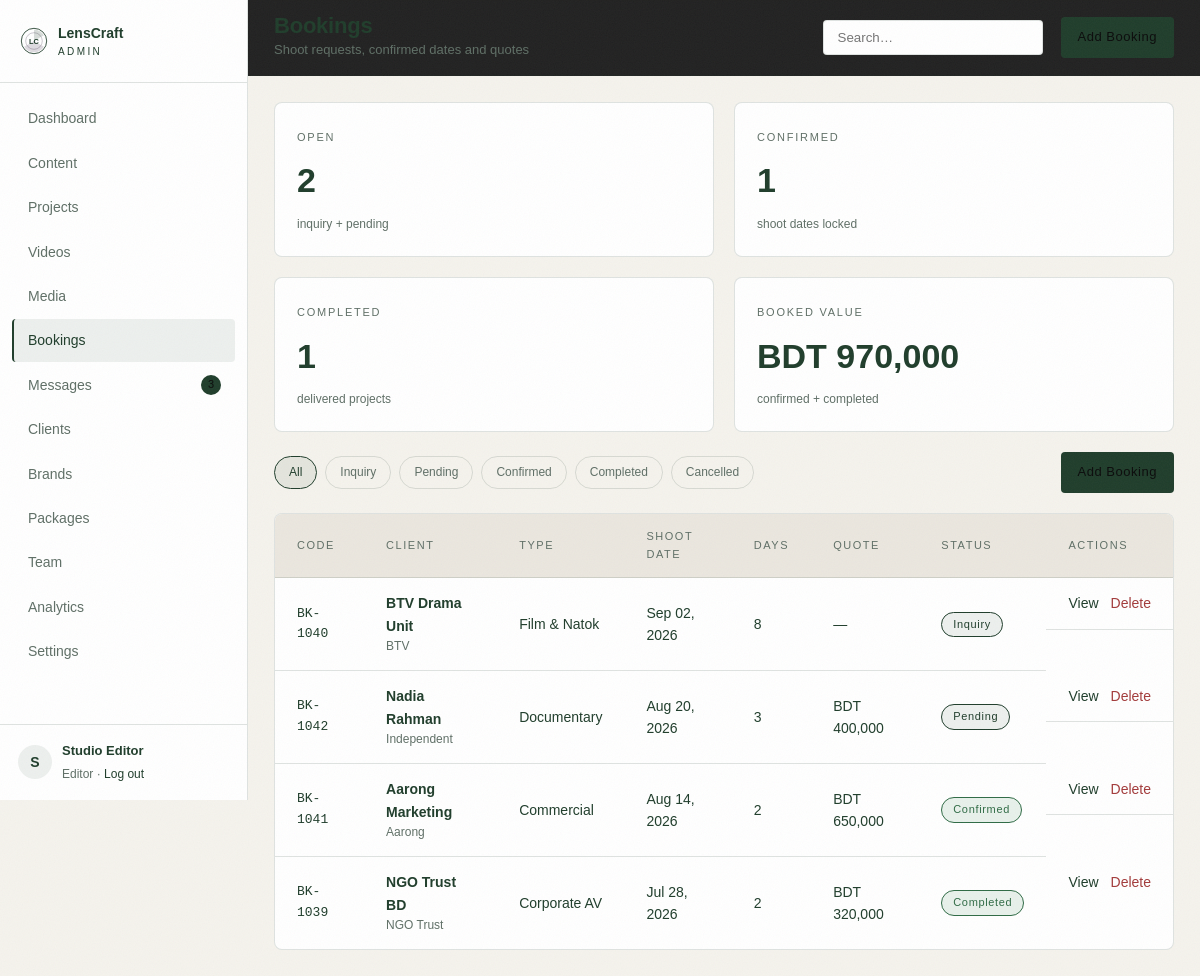
The page /admin/bookings (signed in) on the database its author committed.
### tables this page shows
CREATE TABLE IF NOT EXISTS users (
  id            INT UNSIGNED NOT NULL AUTO_INCREMENT,
  name          VARCHAR(120) NOT NULL,
  email         VARCHAR(160) NOT NULL,
  password_hash VARCHAR(255) NOT NULL,
  role          ENUM('owner','editor') NOT NULL DEFAULT 'editor',
  phone         VARCHAR(40)  NULL,
  last_login_at DATETIME     NULL,
  created_at    DATETIME     NOT NULL DEFAULT CURRENT_TIMESTAMP,
  PRIMARY KEY (id),
  UNIQUE KEY uniq_users_email (email)
);

CREATE TABLE IF NOT EXISTS bookings (
  id             INT UNSIGNED NOT NULL AUTO_INCREMENT,
  code           VARCHAR(20)  NOT NULL,
  client_id      INT UNSIGNED NULL,
  client_name    VARCHAR(160) NOT NULL,
  organisation   VARCHAR(160) NULL,
  email          VARCHAR(160) NULL,
  phone          VARCHAR(40)  NULL,
  project_type   VARCHAR(60)  NOT NULL DEFAULT 'Documentary',
  shoot_date     DATE         NULL,
  shoot_days     TINYINT UNSIGNED NOT NULL DEFAULT 1,
  location       VARCHAR(180) NULL,
  brief          TEXT         NULL,
  budget         DECIMAL(12,2) NOT NULL DEFAULT 0,
  quote_total    DECIMAL(12,2) NOT NULL DEFAULT 0,
  status         ENUM('inquiry','pending','confirmed','completed','cancelled') NOT NULL DEFAULT 'inquiry',
  internal_notes TEXT         NULL,
  source         VARCHAR(40)  NOT NULL DEFAULT 'website',
  package_id     INT UNSIGNED NULL,
  created_at     DATETIME NOT NULL DEFAULT CURRENT_TIMESTAMP,
  updated_at     DATETIME NOT NULL DEFAULT CURRENT_TIMESTAMP,
  PRIMARY KEY (id),
  UNIQUE KEY uniq_booking_code (code),
  KEY idx_booking_status (status),
  KEY idx_booking_date (shoot_date),
  KEY idx_booking_package (package_id)
);

### app/Controllers/Controller.php (called while the page is built, shortened)
<?php
abstract class Controller
{
    protected function admin(string $template, array $data = []): void
    {
        $data['user'] = Auth::user();
        $data['settings'] = Settings::all();
        render($template, $data, 'admin');
    }
}

### app/Controllers/Admin/BookingController.php (called while the page is built, shortened)
<?php
class BookingController extends Controller
{
    public function index(): void
    {
        $status = (string) request('status', '');
        $search = (string) request('q', '');
        $this->admin('admin.bookings.index', [
            'pageTitle'    => 'Bookings',
            'pageSubtitle' => 'Shoot requests, confirmed dates and quotes',
            'actionLabel'  => 'Add Booking',
            'actionUrl'    => url('/admin/bookings/create'),
            'activeNav'    => 'bookings',
            'bookings'     => Booking::filtered($status, $search),
            'stats'        => Booking::stats(),
            'status'       => $status,
            'search'       => $search,
        ]);
    }
}

### public/index.php (called while the page is built, shortened)
<?php
require __DIR__ . '/../app/bootstrap.php';
$router = new Router();
$path = parse_url($_SERVER['REQUEST_URI'] ?? '/', PHP_URL_PATH) ?: '/';
try {
    $router->dispatch($_SERVER['REQUEST_METHOD'] ?? 'GET', $path);
} catch (Throwable $e) {
    if (config('app_debug')) {
        http_response_code(500);
        echo '<pre style="background:#0B0B0B;color:#F5F5F5;padding:24px;font:13px/1.6 monospace">';
        echo e($e->getMessage()) . "\n\n" . e($e->getTraceAsString());
        echo '</pre>';
        exit;
    }
    error_log($e->getMessage());
    http_response_code(500);
    echo view('site.500', [], 'site');
}

### app/config.php (called while the page is built)
<?php
return array_merge([
    'app_name'    => 'LensCraft Production',
    'app_env'     => 'local',
    'app_debug'   => true,
    'base_url'    => '',
    'db' => [
        'host'    => '127.0.0.1',
        'port'    => 3306,
        'name'    => 'lenscraft',
        'user'    => 'root',
        'pass'    => '',
        'charset' => 'utf8mb4',
    ],
    'uploads' => [
        'video_dir'   => __DIR__ . '/../public/uploads/videos',
        'image_dir'   => __DIR__ . '/../public/uploads/images',
        'thumb_dir'   => __DIR__ . '/../public/uploads/thumbs',
        'temp_dir'    => __DIR__ . '/../storage/temp',
        'max_video'   => 2 * 1024 * 1024 * 1024,
        'max_image'   => 12 * 1024 * 1024,
        'chunk_size'  => 4 * 1024 * 1024,
        'video_types' => ['video/mp4', 'video/quicktime', 'video/x-matroska', 'video/webm'],
        'image_types' => ['image/jpeg', 'image/png', 'image/webp', 'image/gif', 'image/svg+xml'],
        'doc_types'   => ['application/pdf', 'text/plain'],
    ],
    'session_name' => 'lenscraft_admin',
    'timezone'     => 'Asia/Dhaka',
], file_exists(__DIR__ . '/config.local.php') ? require __DIR__ . '/config.local.php' : []);

### app/Support/Database.php (called while the page is built, shortened)
<?php
class Database
{
    private static ?PDO $pdo = null;
    public static function pdo(): PDO
    {
        if (self::$pdo instanceof PDO) {
            return self::$pdo;
        }
        $cfg = config('db');
        $dsn = sprintf('mysql:host=%s;port=%d;dbname=%s;charset=%s', $cfg['host'], $cfg['port'], $cfg['name'], $cfg['charset']);
        try {
            self::$pdo = new PDO($dsn, $cfg['user'], $cfg['pass'], [
                PDO::ATTR_ERRMODE            => PDO::ERRMODE_EXCEPTION,
                PDO::ATTR_DEFAULT_FETCH_MODE => PDO::FETCH_ASSOC,
                PDO::ATTR_EMULATE_PREPARES   => false,
            ]);
        } catch (PDOException $e) {
            throw new RuntimeException(
                'Database connection failed. Start MySQL in XAMPP and import database/schema.sql. (' . $e->getMessage() . ')',
                0,
                $e
            );
        }
        return self::$pdo;
    }
    public static function run(string $sql, array $params = []): PDOStatement
    {
        $stmt = self::pdo()->prepare($sql);
        $stmt->execute($params);
        return $stmt;
    }
    public static function all(string $sql, array $params = []): array
    {
        return self::run($sql, $params)->fetchAll();
    }
    public static function first(string $sql, array $params = []): ?array
    {
        $row = self::run($sql, $params)->fetch();
        return $row === false ? null : $row;
    }
    public static function value(string $sql, array $params = [], mixed $default = null): mixed
    {
        $value = self::run($sql, $params)->fetchColumn();
        return $value === false ? $default : $value;
    }
}

### app/Models/Booking.php (called while the page is built, shortened)
<?php
class Booking
{
    public static function filtered(string $status = '', string $search = ''): array
    {
        $sql = 'SELECT * FROM bookings WHERE 1 = 1';
        $params = [];
        $sql .= ' ORDER BY COALESCE(shoot_date, created_at) DESC, id DESC';
        return Database::all($sql, $params);
    }
}

### app/bootstrap.php (called while the page is built, shortened)
<?php
require __DIR__ . '/helpers.php';
spl_autoload_register(static function (string $class): void {
    $relative = str_replace('\\', DIRECTORY_SEPARATOR, substr($class, 4));
    $file = __DIR__ . DIRECTORY_SEPARATOR . $relative . '.php';
});

### app/Models/Message.php (called while the page is built, shortened)
<?php
class Message
{
    public static function unreadCount(): int
    {
        return (int) Database::value('SELECT COUNT(*) FROM messages WHERE status = "unread"', [], 0);
    }
}

### app/Support/Auth.php (called while the page is built, shortened)
<?php
class Auth
{
    public static function user(): ?array
    {
        static $cached = null;
        if ($cached === null) {
            $cached = Database::first('SELECT * FROM users WHERE id = ? LIMIT 1', [$_SESSION['user_id']]);
        }
        return $cached;
    }
}

### app/Views/admin/bookings/index.php (the view, shortened to what this page needs)
<div class="stat-row">
    <article class="card stat"><span class="stat__label">OPEN</span><strong class="stat__value"><?= number_format($stats['open']) ?></strong><span class="stat__meta">inquiry + pending</span></article>
    <article class="card stat"><span class="stat__label">CONFIRMED</span><strong class="stat__value"><?= number_format($stats['by_status']['confirmed']) ?></strong><span class="stat__meta">shoot dates locked</span></article>
    <article class="card stat"><span class="stat__label">COMPLETED</span><strong class="stat__value"><?= number_format($stats['by_status']['completed']) ?></strong><span class="stat__meta">delivered projects</span></article>
    <article class="card stat"><span class="stat__label">BOOKED VALUE</span><strong class="stat__value"><?= e(money($stats['revenue'])) ?></strong><span class="stat__meta">confirmed + completed</span></article>
</div>
<div class="toolbar">
    <div class="chips">
        <?php foreach (['' => 'All', 'inquiry' => 'Inquiry', 'pending' => 'Pending', 'confirmed' => 'Confirmed', 'completed' => 'Completed', 'cancelled' => 'Cancelled'] as $key => $label): ?>
            <a class="chip <?= $status === $key ? 'is-active' : '' ?>" href="<?= url('/admin/bookings') ?><?= $key ? '?status=' . $key : '' ?>"><?= e($label) ?></a>
        <?php endforeach; ?>
    </div>
    <a class="btn btn--primary btn--sm" href="<?= url('/admin/bookings/create') ?>">Add Booking</a>
</div>
<article class="card card--flush">
    <table class="table table--wide">
        <thead>
        <tr><th>Code</th><th>Client</th><th>Type</th><th>Shoot date</th><th>Days</th><th>Quote</th><th>Status</th><th class="right">Actions</th></tr>
        </thead>
        <tbody>
        <?php foreach ($bookings as $booking): ?>
            <tr>
                <td class="mono"><?= e($booking['code']) ?></td>
                <td>
                    <strong><?= e($booking['client_name']) ?></strong>
                    <small><?= e($booking['organisation'] ?: $booking['email']) ?></small>
                </td>
                <td><?= e($booking['project_type']) ?></td>
                <td><?= e(date_pretty($booking['shoot_date'])) ?></td>
                <td><?= (int) $booking['shoot_days'] ?></td>
                <td><?= e($booking['quote_total'] > 0 ? money($booking['quote_total']) : '—') ?></td>
                <td><span class="badge badge--<?= e(status_tone($booking['status'])) ?>"><?= e(ucfirst($booking['status'])) ?></span></td>
                <td class="right actions">
                    <a class="link" href="<?= url('/admin/bookings/' . $booking['id']) ?>">View</a>
                    <form method="post" action="<?= url('/admin/bookings/' . $booking['id'] . '/delete') ?>" data-confirm="Delete booking <?= e($booking['code']) ?>?">
                        <button class="link link--danger" type="submit">Delete</button>
                    </form>
                </td>
            </tr>
        <?php endforeach; ?>
        </tbody>
    </table>
</article>

### app/Support/Router.php (shortened to what this page needs)
<?php
class Router
{
    private array $routes = ['GET' => [], 'POST' => []];
    private function add(string $method, string $path, callable|string $handler): void
    {
        $params = [];
        $pattern = preg_replace_callback('~\{(\w+)\}~', static function (array $m) use (&$params): string {
            $params[] = $m[1];
            return '([^/]+)';
        }, '/' . trim($path, '/'));
        $this->routes[$method][] = [
            'pattern' => '~^' . rtrim((string) $pattern, '/') . '/?$~',
            'handler' => $handler,
            'params'  => $params,
        ];
    }
    public function dispatch(string $method, string $path): void
    {
        $path = '/' . trim($path, '/');
        $method = $method === 'POST' ? 'POST' : 'GET';
        foreach ($this->routes[$method] as $route) {
            if (preg_match($route['pattern'], $path, $matches)) {
                array_shift($matches);
                $this->call($route['handler'], $matches);
                return;
            }
        }
    }
    private function call(callable|string $handler, array $args): void
    {
        if (is_string($handler)) {
            [$class, $method] = explode('@', $handler);
            $controller = new $class();
            $controller->{$method}(...$args);
            return;
        }
    }
}

### app/Views/layouts/admin.php (shortened to what this page needs)
<?php
$user = $user ?? [];
$activeNav = $activeNav ?? '';
$unread = Message::unreadCount();
$navItems = [
    ['key' => 'dashboard', 'label' => 'Dashboard', 'url' => url('/admin')],
    ['key' => 'content',   'label' => 'Content',   'url' => url('/admin/content')],
    ['key' => 'projects',  'label' => 'Projects',  'url' => url('/admin/projects')],
    ['key' => 'videos',    'label' => 'Videos',    'url' => url('/admin/videos')],
    ['key' => 'media',     'label' => 'Media',     'url' => url('/admin/media')],
    ['key' => 'bookings',  'label' => 'Bookings',  'url' => url('/admin/bookings')],
    ['key' => 'messages',  'label' => 'Messages',  'url' => url('/admin/messages'), 'badge' => $unread],
    ['key' => 'clients',   'label' => 'Clients',   'url' => url('/admin/clients')],
    ['key' => 'brands',    'label' => 'Brands',    'url' => url('/admin/brands')],
    ['key' => 'packages',  'label' => 'Packages',  'url' => url('/admin/packages')],
    ['key' => 'team',      'label' => 'Team',      'url' => url('/admin/team')],
    ['key' => 'analytics', 'label' => 'Analytics', 'url' => url('/admin/analytics')],
    ['key' => 'settings',  'label' => 'Settings',  'url' => url('/admin/settings')],
];
?>
<!doctype html>
<html lang="en">
<head>
    <link rel="stylesheet" href="<?= asset('css/site.css') ?>">
    <link rel="stylesheet" href="<?= asset('css/admin.css') ?>">
</head>
<body class="admin">
<aside class="sidebar" id="sidebar">
    <a class="sidebar__brand" href="<?= url('/admin') ?>">
        <img src="<?= asset('img/logo.svg') ?>" alt="" width="28" height="28">
        <span>LensCraft<small>ADMIN</small></span>
    </a>
    <nav class="sidebar__nav">
        <?php foreach ($navItems as $item): ?>
            <a href="<?= $item['url'] ?>" class="<?= $activeNav === $item['key'] ? 'is-active' : '' ?>">
                <?= e($item['label']) ?>
                <?php if (!empty($item['badge'])): ?><i class="dot"><?= (int) $item['badge'] ?></i><?php endif; ?>
            </a>
        <?php endforeach; ?>
    </nav>
    <div class="sidebar__user">
        <span class="avatar"><?= e(mb_substr($user['name'] ?? 'A', 0, 1)) ?></span>
        <div>
            <strong><?= e($user['name'] ?? 'Admin') ?></strong>
            <small><?= e(ucfirst($user['role'] ?? 'editor')) ?> · <a href="<?= url('/admin/logout') ?>">Log out</a></small>
        </div>
    </div>
</aside>
<div class="main">
    <header class="topbar">
        <div class="topbar__title">
            <h1><?= e($pageTitle ?? 'Dashboard') ?></h1>
            <p><?= e($pageSubtitle ?? '') ?></p>
        </div>
        <form class="topbar__search" method="get" action="<?= e(strtok($_SERVER['REQUEST_URI'] ?? url('/admin'), '?')) ?>">
            <input type="search" name="q" value="<?= e((string) request('q', '')) ?>" placeholder="Search…">
        </form>
        <?php if (!empty($actionLabel)): ?>
            <a class="btn btn--primary btn--sm" href="<?= e($actionUrl ?? '#') ?>"><?= e($actionLabel) ?></a>
        <?php endif; ?>
    </header>
    <div class="content">
        <?= $content ?>
    </div>
</div>
</body>
</html>

### rows shown on the page
users: name "S", name "Studio Editor", role "Editor"
bookings: code "BK-1040", client_name "BTV Drama Unit", organisation "BTV", project_type "Film & Natok", shoot_date "Sep 02, 2026", shoot_days "8", quote_total "—", status "Inquiry"
bookings: code "BK-1042", client_name "Nadia Rahman", organisation "Independent", project_type "Documentary", shoot_date "Aug 20, 2026", shoot_days "3", quote_total "BDT 400,000", status "Pending"
bookings: code "BK-1041", client_name "Aarong Marketing", organisation "Aarong", project_type "Commercial", shoot_date "Aug 14, 2026", shoot_days "2", quote_total "BDT 650,000", status "Confirmed"
bookings: code "BK-1039", client_name "NGO Trust BD", organisation "NGO Trust", project_type "Corporate AV", shoot_date "Jul 28, 2026", shoot_days "2", quote_total "BDT 320,000", status "Completed"

### other values the page prints
$item['label'] "Dashboard"
$item['label'] "Content"
$item['label'] "Projects"
$item['label'] "Videos"
$item['label'] "Media"
$item['label'] "Bookings"
$item['label'] "Messages"
$item['badge'] "3"
$item['label'] "Clients"
$item['label'] "Brands"
$item['label'] "Packages"
$item['label'] "Team"
$item['label'] "Analytics"
$item['label'] "Settings"
$label "All"
